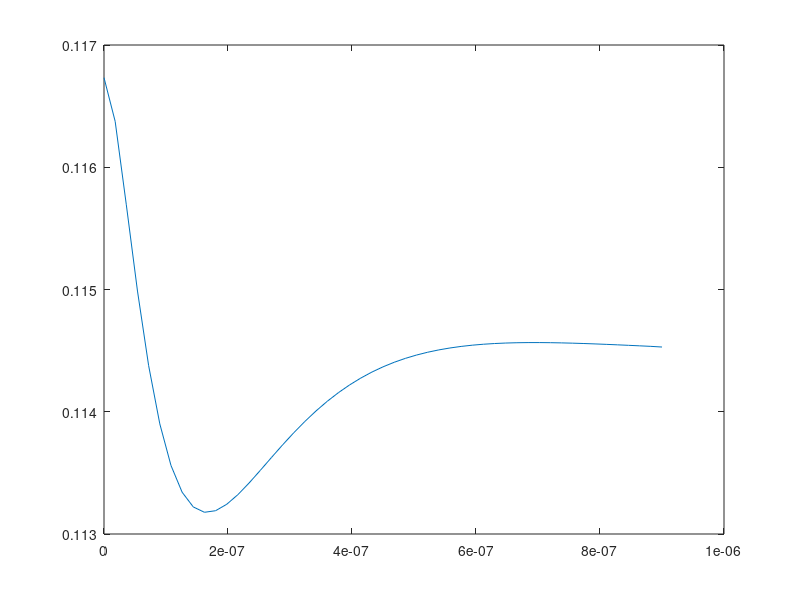
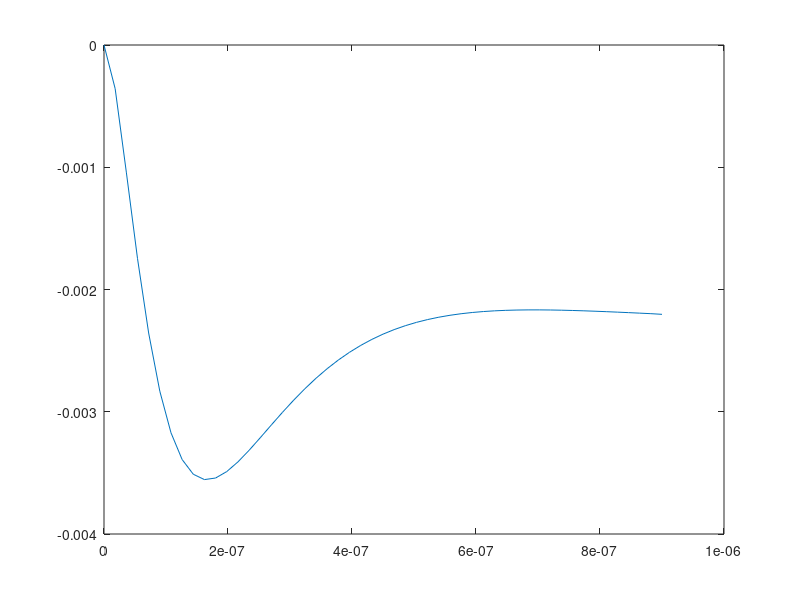
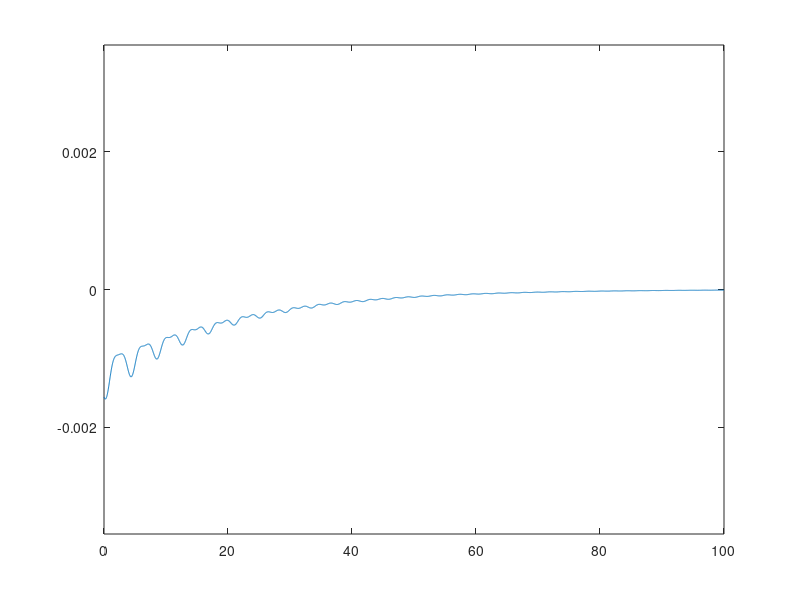

Reproduce these figures in MATLAB, in order.
clear
close all

%first plot our DEER Rabi for reference. Code in this section should be
%identical to calculate_ourDEERRabi_GaussianfromBlochEqns.m

omegaL = 2*pi*(10.7e6)*(225*1e-4);
curlyA = 0.5;

t_pi = 100e-9;
Omega = pi/t_pi;
tau = 900e-9;
T1 = 20e-6;%4*T2;
T2 = 0.005e-6;
curlyB = 1e12;
C0 = 0.3;

Dmat = [0,0,0;...
    0,0,-Omega;...
    0,Omega,0];
Gammamat = [-1/T2,0,0;...
    0,-1/T2,0;...
    0,0,-1/T1];
Wmat = Dmat + Gammamat;
invWmat = inv(Wmat);
invGmat = inv(Gammamat);

Tsweep = linspace(0,900e-9,51);
normalized_signal = zeros(size(Tsweep));

for ii = 1:length(Tsweep)
    % disp([num2str(ii) '/' num2str(length(Tsweep))])

    Ts = Tsweep(ii);

    expWt = expm(Wmat*Ts);
    expGt = expm(Gammamat*(tau-Ts));

    ChiI = ( expWt-eye(3) )*invWmat;
    ChiII = ( expGt-eye(3) )*invGmat*expWt;
    ChiIII = ChiI*expGt*expWt;
    ChiIV = ChiII*expGt*expWt;

    Chitot = ChiI + ChiII - ChiIII - ChiIV;
    Chisq = Chitot*(Chitot');
    meansqphase = Chisq(3,3);

    normalized_signal(ii) = C0/2*exp(-curlyB*meansqphase/2 -curlyA/2);

end

figure
plot(Tsweep,normalized_signal)
figure
plot(Tsweep,normalized_signal-normalized_signal(1))
%%

Ts = t_pi;

expWt = expm(Wmat*Ts/2);
expGt = expm(Gammamat*(tau-Ts/2));

ChiI = ( expGt-eye(3) )*invGmat;
ChiII = ( expWt-eye(3) )*invWmat*expGt;
ChiIII = ( expWt-eye(3) )*invWmat*expWt*expGt;
ChiIV = ( expGt-eye(3) )*invGmat*expWt*expWt*expGt;

Chitot = ChiI + ChiII - ChiIII - ChiIV;
meansqphase12 = norm((Chitot')*[0;0;1])^2;

Tcorr_sweep = linspace(1e-9,100e-6,5000);
correlation_signal = zeros(size(Tcorr_sweep));


for nn = 1:length(correlation_signal)

    Tcorr = Tcorr_sweep(nn);

    V = expm(Gammamat*Tcorr)*expGt*expWt*expGt*expWt;
    Vprime = expm(Gammamat*(Tcorr-Ts)/2)*expWt*expm(Gammamat*(Tcorr-Ts)/2)*expGt*expWt*expGt*expWt;
    
    meansqphase34 = norm((V')*(Chitot')*[0;0;1])^2;
    meansqphase34prime = norm((Vprime')*(Chitot')*[0;0;1])^2;
    crossphase = [0,0,1]*Chitot*V*(Chitot')*[0;0;1];
    crossphaseprime = [0,0,1]*Chitot*Vprime*(Chitot')*[0;0;1];

    correlation_signal(nn) = -C0/4*exp(-curlyB*meansqphase12/2 - curlyA/2)*(...
        exp(-curlyB*meansqphase34prime/2 -curlyA/2)*exp(curlyB*crossphaseprime + curlyA*cos(omegaL*(Tcorr+2*tau)))+...
        - exp(-curlyB*meansqphase34prime/2 -curlyA/2)*exp(-curlyB*crossphaseprime - curlyA*cos(omegaL*(Tcorr+2*tau)))+...
        - exp(-curlyB*meansqphase34/2 -curlyA/2)*exp(curlyB*crossphase + curlyA*cos(omegaL*(Tcorr+2*tau))) +...
        exp(-curlyB*meansqphase34/2 -curlyA/2 )*exp(-curlyB*crossphase - curlyA*cos(omegaL*(Tcorr+2*tau))) );

end
%%
figure
plot(Tcorr_sweep*1e6,-correlation_signal)
ylim([-max(abs(normalized_signal-normalized_signal(1))) max(abs(normalized_signal-normalized_signal(1)))])
